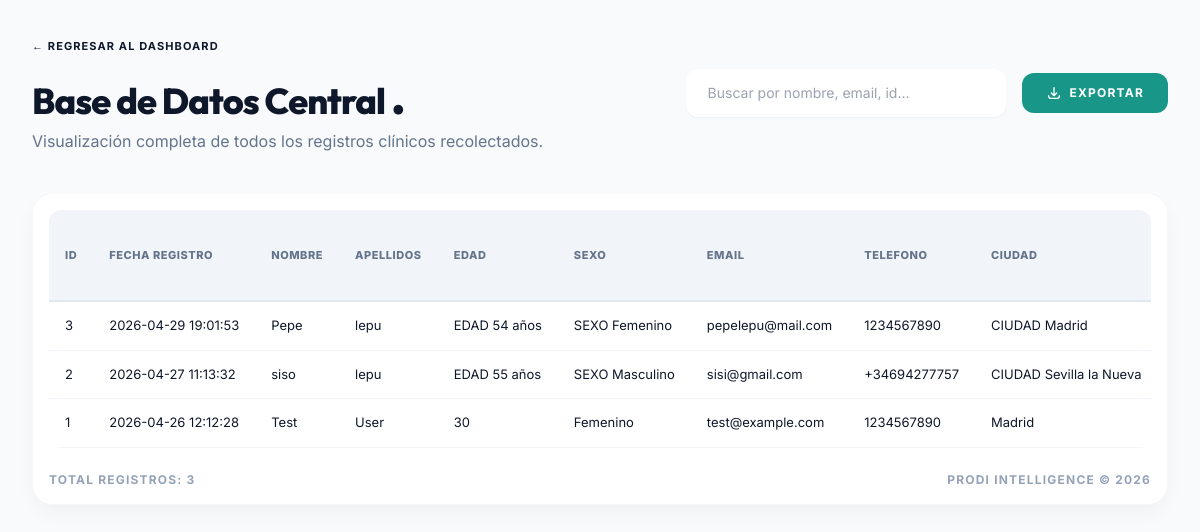
Screenshot of /base_de_datos (signed in) with the database file from the repository.
### tables this page shows
CREATE TABLE historias_clinicas (
            id INTEGER PRIMARY KEY AUTOINCREMENT,
            fecha_registro TEXT DEFAULT CURRENT_TIMESTAMP,
            nombre TEXT, apellidos TEXT, edad INTEGER, sexo TEXT,
            email TEXT, telefono TEXT, ciudad TEXT, pais TEXT,
            antecedentes TEXT, presion_sistolica INTEGER, presion_diastolica INTEGER,
            medicamento_presion TEXT, glucosa_ayunas INTEGER, medicamento_glucosa TEXT,
            hba1c REAL, colesterol_total INTEGER, trigliceridos INTEGER,
            colesterol_ldl INTEGER, colesterol_hdl INTEGER, medicamento_lipidos TEXT,
            peso_kg REAL, talla_cm REAL, perimetro_abdominal REAL, medicamento_peso TEXT,
            desea_bajar_peso TEXT, porcentaje_perdida TEXT, tiempo_perdida TEXT,
            habito_tabaquico TEXT, exposicion_humo TEXT, nivel_actividad TEXT,
            minutos_actividad_semana TEXT, raciones_frutas INTEGER, raciones_vegetales INTEGER,
            raciones_grano_entero INTEGER, raciones_pescado INTEGER, vasos_bebidas_azucaradas INTEGER,
            habitos_sal TEXT, frecuencia_lacteos TEXT, frecuencia_carnes TEXT,
            frecuencia_alcohol TEXT, cantidad_alcohol TEXT, puntuacion_sueno INTEGER,
            ronca TEXT, circunferencia_cuello REAL, enfermedades_presentadas TEXT,
            escala_salud_hoy INTEGER, ansiedad_nervios TEXT, control_preocupacion TEXT,
            poco_interes TEXT, sentimiento_deprimido TEXT, nivel_optimismo INTEGER,
            nivel_pesimismo INTEGER, notas_medico TEXT, analisis_driver TEXT,
            rec_actividad TEXT, rec_alcohol TEXT, rec_ansiedad TEXT, rec_apnea TEXT,
            rec_azucar TEXT, rec_carnes TEXT, rec_depresion TEXT, rec_frutas TEXT,
            rec_glucosa TEXT, rec_granos TEXT, rec_lacteos TEXT, rec_lipidos_cardio TEXT,
            rec_lipidos TEXT, rec_optimismo TEXT, rec_pasivo TEXT, rec_pescado TEXT,
            rec_pesimismo TEXT, rec_presion TEXT, rec_sodio TEXT, rec_tabaco TEXT,
            rec_vegetales TEXT, diag_lipidos TEXT,
            -- Metas Nutricionales
            calorias_diarias REAL, gramos_carbohidratos REAL, porciones_vegetales INTEGER, 
            porciones_fruta INTEGER, gramos_proteina_total REAL, gramos_grasa REAL, 
            meta_kg REAL, total_perder_kg REAL, tiempo_meses INTEGER
        );

CREATE TABLE perfil_nutricional (
            id INTEGER PRIMARY KEY AUTOINCREMENT,
            paciente_id INTEGER UNIQUE,
            deseo_bajar_peso TEXT,
            porcentaje_peso TEXT,
            saciedad_baseline INTEGER,
            preferencia_sabor TEXT,
            vegetariano TEXT,
            consumo_leche_huevos TEXT,
            frecuencia_procesados TEXT,
            frecuencia_frituras TEXT,
            frecuencia_carnes_rojas TEXT,
            frecuencia_frutas_veg TEXT,
            frecuencia_legumbres TEXT,
            frecuencia_alcohol TEXT,
            frecuencia_bebidas_azucaradas TEXT,
            fecha_registro DATETIME DEFAULT CURRENT_TIMESTAMP,
            FOREIGN KEY (paciente_id) REFERENCES historias_clinicas(id)
        );

### app.py (the view)
@app.route('/base_de_datos')
def base_de_datos():
    if 'user_id' not in session or session.get('role') != 'admin':
        return redirect(url_for('login'))
    try:
        conn = sqlite3.connect('prodi_salud.db')
        conn.row_factory = sqlite3.Row
        cursor = conn.cursor()
        cursor.execute("PRAGMA table_info(historias_clinicas)")
        cols_hc = [row[1] for row in cursor.fetchall() if row[1] != 'analisis_driver']
        cursor.execute("PRAGMA table_info(perfil_nutricional)")
        cols_pn = [row[1] for row in cursor.fetchall() if row[1] not in ['id', 'paciente_id', 'fecha_registro']]
        hc_select = ", ".join([f"hc.{c}" for c in cols_hc])
        pn_select = ", ".join([f"pn.{c} as pn_{c}" for c in cols_pn]) if cols_pn else ""
        columnas_finales = cols_hc + [f"pn_{c}" for c in cols_pn]
        query = f"""
            SELECT {hc_select} {', ' + pn_select if pn_select else ''}
            FROM historias_clinicas hc
            LEFT JOIN perfil_nutricional pn ON hc.id = pn.paciente_id
            ORDER BY hc.id DESC
        """
        cursor.execute(query)
        filas_raw = cursor.fetchall()
        filas = []
        for row in filas_raw:
            p_id = row['id']
            cursor.execute("""
                SELECT alimento_id FROM preferencias_alimentos
                WHERE paciente_id = ? AND tipo = 'fruta' AND puntuacion >= 4
                LIMIT 3
            """, (p_id,))
            top_frutas = ", ".join([r[0].capitalize() for r in cursor.fetchall()])
            cursor.execute("""
                SELECT alimento_id FROM preferencias_alimentos
                WHERE paciente_id = ? AND tipo = 'verdura' AND puntuacion >= 4
                LIMIT 3
            """, (p_id,))
            top_verduras = ", ".join([r[0].capitalize() for r in cursor.fetchall()])
            d = dict(row)
            d['pn_top_frutas'] = top_frutas if top_frutas else "--"
            d['pn_top_verduras'] = top_verduras if top_verduras else "--"
            filas.append(d)
        columnas_finales = columnas_finales + ['pn_top_frutas', 'pn_top_verduras']
        conn.close()
        return render_template('base_de_datos.html', columnas=columnas_finales, filas=filas)
    except Exception as e:
        print(f"Error en base_de_datos extendida: {e}")
        return f"Error al cargar la base de datos extendida: {e}", 500

### templates/base_de_datos.html (shortened to what this page needs)
<!DOCTYPE html>
<html lang="es">
<head>
    <script src="https://cdn.tailwindcss.com"></script>
</head>
<body class="p-4 md:p-8">
    <div class="max-w-[1600px] mx-auto">
        <header class="flex flex-col md:flex-row justify-between items-center mb-10 gap-6">
            <div>
                <nav class="mb-4">
                    <a href="/dashboard" class="text-accent font-bold uppercase tracking-widest text-[11px] hover:underline">
                        ← Regresar al Dashboard
                    </a>
                </nav>
                <h1 class="text-4xl font-extrabold text-slate-900 tracking-tight">
                    Base de Datos Central <span class="text-accent text-5xl">.</span>
                </h1>
                <p class="text-slate-500 mt-2">Visualización completa de todos los registros clínicos recolectados.</p>
            </div>
            <div class="flex items-center gap-4 w-full md:w-auto">
                <input type="text" id="dbSearch" placeholder="Buscar por nombre, email, id..."
                    class="search-input w-full md:w-80 px-5 py-3 rounded-xl bg-white shadow-sm outline-none text-sm">
                <button onclick="exportTableToCSV('registros_prodi.csv')" class="btn-accent px-6 py-3 rounded-xl font-bold text-xs uppercase tracking-widest flex items-center gap-2">
                    <svg class="w-4 h-4" fill="none" stroke="currentColor" viewBox="0 0 24 24"><path stroke-linecap="round" stroke-linejoin="round" stroke-width="2" d="M4 16v1a3 3 0 003 3h10a3 3 0 003-3v-1m-4-4l-4 4m0 0l-4-4m4 4V4"/></svg>
                    Exportar
                </button>
            </div>
        </header>
        <div class="glass-card p-4">
            <div class="table-container">
                <table id="dataTable">
                    <thead>
                        <tr>
                            {% for col in columnas %}
                            <th class="{{ 'text-blue-600 bg-blue-50/50' if col.startswith('pn_') else '' }}">
                                {{ col | replace('pn_', 'NUTRI: ') | replace('_', ' ') }}
                            </th>
                            {% endfor %}
                        </tr>
                    </thead>
                    <tbody>
                        {% for fila in filas %}
                        <tr class="row-item">
                            {% for col in columnas %}
                            <td>{{ fila[col] if fila[col] is not none else '--' }}</td>
                            {% endfor %}
                        </tr>
                        {% endfor %}
                    </tbody>
                </table>
            </div>
            <div class="mt-6 flex justify-between items-center text-slate-400 text-xs font-bold uppercase tracking-widest">
                <span>Total Registros: {{ filas | length }}</span>
                <span>PRODI Intelligence &copy; 2026</span>
            </div>
        </div>
    </div>
</body>
</html>

### templates/base_de_datos.html (style rules this page uses)
:root { --color-bg: #F8FAFC; --color-accent: #189788; --color-primary: #0F172A; }
body { font-family: 'Inter', sans-serif; background-color: var(--color-bg); color: var(--color-primary); }
h1, h2 { font-family: 'Outfit', sans-serif; }
.glass-card { background: white; border-radius: 20px; box-shadow: 0 10px 25px -5px rgba(0, 0, 0, 0.05); border: 1px solid rgba(0, 0, 0, 0.03); }
.table-container { overflow-x: auto; max-height: 70vh; border-radius: 12px; }
table { border-collapse: separate; border-spacing: 0; width: 100%; }
th { position: sticky; top: 0; background: #F1F5F9; z-index: 10; border-bottom: 2px solid #E2E8F0; padding: 12px 16px; text-align: left; font-size: 11px; text-transform: uppercase; letter-spacing: 0.05em; color: #64748B; font-weight: 800; }
td { padding: 14px 16px; font-size: 13px; border-bottom: 1px solid #F1F5F9; white-space: nowrap; }
.search-input { transition: all 0.3s ease; border: 2px solid transparent; }
.btn-accent { background: var(--color-accent); color: white; transition: all 0.3s ease; }

### rows the page displays
historias_clinicas: id "3" "2026-04-29 19:01:53" "Pepe" "lepu" "EDAD 54 años" "SEXO Femenino" "pepelepu@mail.com" "1234567890" "CIUDAD Madrid"
historias_clinicas: id "2" "2026-04-27 11:13:32" "siso" "lepu" "EDAD 55 años" "SEXO Masculino" "sisi@gmail.com" "+34694277757" "CIUDAD Sevilla la Nueva"
perfil_nutricional: fila "1" "2026-04-26 12:12:28" "Test" "User" "30" "Femenino" "test@example.com" "1234567890" "Madrid"

### other values shown
{{ col | replace('pn_', 'NUTRI: ') | replace('_', ' ') }} "ID" "FECHA REGISTRO" "NOMBRE" "APELLIDOS" "EDAD" "SEXO" "EMAIL" "TELEFONO" "CIUDAD"
{{ filas | length }} "3"
